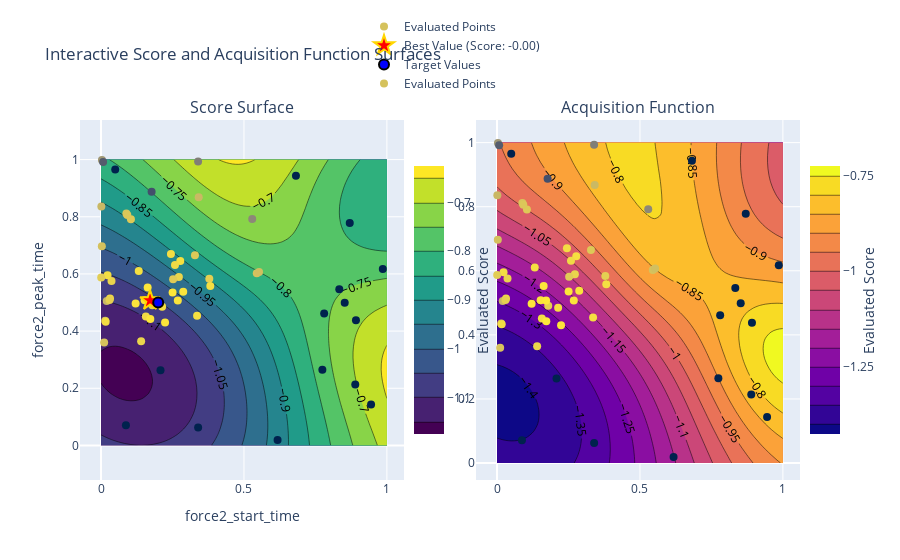

Notebook cell for this chart:
### Code cell
def visualize_score_and_acquisition_with_targets(optimizer):
    param_x = 'force2_start_time'
    param_y = 'force2_peak_time'

    # Define the target values
    force2_start_time_target = 0.2
    force2_peak_time_target = 0.5
    force2_peak_force_target = 0.8
    force2_end_time_target = 0.7

    # Generate a grid for two parameters
    x_vals = np.linspace(pbounds[param_x][0], pbounds[param_x][1], 50)
    y_vals = np.linspace(pbounds[param_y][0], pbounds[param_y][1], 50)
    scores = np.zeros((len(x_vals), len(y_vals)))
    stds = np.zeros((len(x_vals), len(y_vals)))
    acquisition_values = np.zeros((len(x_vals), len(y_vals)))

    # Populate grid with GP predictions and acquisition function values
    for i, x in enumerate(x_vals):
        for j, y in enumerate(y_vals):
            params = {param_x: x, param_y: y}
            # Predict the score and standard deviation
            curr_score, curr_std = optimizer._gp.predict(
            [[x, y, force2_peak_force_target, force2_end_time_target]], 
            return_std=True)
            scores[i, j] = curr_score.item()
            stds[i, j] = curr_std.item()
            
            # Calculate acquisition value (using Expected Improvement as an example)
            mean = curr_score.item()
            sigma = curr_std.item()
            best_so_far = optimizer.max["target"]
            acquisition_values[i, j] = mean-sigma
            # z = (mean - best_so_far) / sigma if sigma > 0 else 0
            # acquisition_values[i, j] = sigma * norm.cdf(z) + (mean - best_so_far) * norm.pdf(z) if sigma > 0 else 0

    # Extract evaluated points
    evaluated_x = [res["params"][param_x] for res in optimizer.res]
    evaluated_y = [res["params"][param_y] for res in optimizer.res]
    evaluated_scores = [res["target"] for res in optimizer.res]

    # Extract the best point
    best_params = optimizer.max["params"]
    best_x = best_params[param_x]
    best_y = best_params[param_y]
    best_score = optimizer.max["target"]

    # Create the interactive plot for score surface
    fig = make_subplots(rows=1, cols=2, subplot_titles=("Score Surface", "Acquisition Function"))

    # Add the score surface
    fig.add_trace(
        go.Contour(
            x=x_vals, y=y_vals, z=scores.T,
            colorscale="Viridis",
            colorbar=dict(
                title="Evaluated Score",
                titleside="right",
                x=0.45,  # Move evaluated points colorbar further right
                len=0.8  # Adjust colorbar length
            ),
            contours=dict(showlabels=True),
        ),
        row=1, col=1
    )

    # Add evaluated points to the score surface
    fig.add_trace(
        go.Scatter(
            x=evaluated_x, y=evaluated_y,
            mode='markers',
            marker=dict(
                size=8,
                color=evaluated_scores,
                colorscale="Cividis",
                showscale=False
            ),
            name="Evaluated Points"
        ),
        row=1, col=1
    )

    # Add the best point to the score surface
    fig.add_trace(
        go.Scatter(
            x=[best_x], y=[best_y],
            mode='markers',
            marker=dict(
                size=15,
                color='red',
                symbol='star',
                line=dict(width=2, color='gold')
            ),
            name=f"Best Value (Score: {best_score:.2f})"
        ),
        row=1, col=1
    )

    # Add the target point to the score surface
    fig.add_trace(
        go.Scatter(
            x=[force2_start_time_target], y=[force2_peak_time_target],
            mode='markers',
            marker=dict(
                size=10,
                color='blue',
                symbol='circle',
                line=dict(width=2, color='black')
            ),
            name="Target Values"
        ),
        row=1, col=1
    )

    # Add the acquisition function surface
    fig.add_trace(
        go.Contour(
            x=x_vals, y=y_vals, z=acquisition_values.T,
            colorscale="Plasma",
            colorbar=dict(
                title="Evaluated Score",
                titleside="right",
                x=1.0,  # Move evaluated points colorbar further right
                len=0.8  # Adjust colorbar length
            ),
            contours=dict(showlabels=True),
        ),
        row=1, col=2
    )

    # Add evaluated points to the acquisition function surface
    fig.add_trace(
        go.Scatter(
            x=evaluated_x, y=evaluated_y,
            mode='markers',
            marker=dict(
                size=8,
                color=evaluated_scores,
                colorscale="Cividis",
                showscale=False
            ),
            name="Evaluated Points"
        ),
        row=1, col=2
    )

    # Update layout for square appearance in the acquisition function plot
    fig.update_layout(
        title="Interactive Score and Acquisition Function Surfaces",
        xaxis_title=param_x,
        yaxis_title=param_y,
        xaxis=dict(scaleanchor="y"),
        yaxis=dict(scaleanchor="x"),
        template="plotly",
        legend=dict(yanchor="top", y=1.3, xanchor="left", x=0.4),
        showlegend=True,
    )

    # Show the plot
    iplot(fig)

# Example usage:
visualize_score_and_acquisition_with_targets(optimizer)

### Figure 1 — Plotly figure (JSON) as saved in the notebook; plotly's stock layout.template omitted (floating-point values rounded to 4 significant figures; data arrays with more than 128 entries replaced by an {"elided": "..."} marker saying what was removed)
{"data": [{"colorbar": {"len": 0.8, "title": {"side": "right", "text": "Evaluated Score"}, "x": 0.45}, "colorscale": [[0, "#440154"], [0.1111, "#482878"], [0.2222, "#3e4989"], [0.3333, "#31688e"], [0.4444, "#26828e"], [0.5556, "#1f9e89"], [0.6667, "#35b779"], [0.7778, "#6ece58"], [0.8889, "#b5de2b"], [1, "#fde725"]], "contours": {"showlabels": true}, "type": "contour", "x": [0, 0.02041, 0.04082, 0.06122, 0.08163, 0.102, 0.1224, 0.1429, 0.1633, 0.1837, 0.2041, 0.2245, 0.2449, 0.2653, 0.2857, 0.3061, 0.3265, 0.3469, 0.3673, 0.3878, 0.4082, 0.4286, 0.449, 0.4694, 0.4898, 0.5102, 0.5306, 0.551, 0.5714, 0.5918, 0.6122, 0.6327, 0.6531, 0.6735, 0.6939, 0.7143, 0.7347, 0.7551, 0.7755, 0.7959, 0.8163, 0.8367, 0.8571, 0.8776, 0.898, 0.9184, 0.9388, 0.9592, 0.9796, 1], "xaxis": "x", "y": [0, 0.02041, 0.04082, 0.06122, 0.08163, 0.102, 0.1224, 0.1429, 0.1633, 0.1837, 0.2041, 0.2245, 0.2449, 0.2653, 0.2857, 0.3061, 0.3265, 0.3469, 0.3673, 0.3878, 0.4082, 0.4286, 0.449, 0.4694, 0.4898, 0.5102, 0.5306, 0.551, 0.5714, 0.5918, 0.6122, 0.6327, 0.6531, 0.6735, 0.6939, 0.7143, 0.7347, 0.7551, 0.7755, 0.7959, 0.8163, 0.8367, 0.8571, 0.8776, 0.898, 0.9184, 0.9388, 0.9592, 0.9796, 1], "yaxis": "y", "z": {"elided": "50x50 float values"}}, {"marker": {"color": [-0.1596, -1, -0.4363, -1, -1, -1, -1, -1, -1, -1, -0.1731, -0.1044, -1, -0.7463, -0.03396, -0.1263, -0.3574, -1, -0.2047, -0.6753, -0.2089, -0.08455, -0.4863, -0.04461, -1, -0.1616, -0.07941, -0.147, -0.01888, -1, -0.1109, -0.1981, -0.1294, -1, -0.06558, -0.04772, -0.05855, -0.1179, -0.01675, -0.07876, -1, -0.1535, -0.0397, -0.01794, -1, -0.153, -0.135, -0.04659, -0.1007, -0.09772, -0.05484, -0.004058, -0.04142, -0.01169, -0.03943, -0.01024, -0.03745, -0.01874, -0.009807, -0.006129], "colorscale": [[0, "#00224e"], [0.1111, "#123570"], [0.2222, "#3b496c"], [0.3333, "#575d6d"], [0.4444, "#707173"], [0.5556, "#8a8678"], [0.6667, "#a59c74"], [0.7778, "#c3b369"], [0.8889, "#e1cc55"], [1, "#fee838"]], "showscale": false, "size": 8}, "mode": "markers", "name": "Evaluated Points", "type": "scatter", "x": [0.5449, 0.8918, 0.5289, 0.08713, 0.87, 0.7805, 0.9447, 0.7742, 0.6176, 0.6818, 0.5528, 0.3787, 0.2081, 0.1769, 0.2773, 0.1046, 0.00324, 0.8335, 0.001155, 0.0074, 0.01993, 0.03669, 0.3396, 0.0228, 0.3397, 0.002808, 0.2724, 0.0886, 0.2876, 0.9857, 0.00062, 0.3417, 0.3286, 0.04967, 0.03146, 0.2445, 0.2587, 0.2522, 0.121, 0.1403, 0.8894, 0.01457, 0.3361, 0.1527, 0.8524, 0.01098, 0.09201, 0.01631, 0.02969, 0.1792, 0.1568, 0.1716, 0.3822, 0.224, 0.2138, 0.1632, 0.132, 0.2687, 0.1724, 0.2504], "xaxis": "x", "y": [0.6028, 0.4376, 0.7917, 0.07104, 0.7782, 0.4615, 0.1434, 0.2646, 0.01879, 0.9437, 0.6069, 0.5834, 0.2635, 0.8874, 0.6456, 0.7913, 0.9988, 0.5462, 0.8359, 0.9914, 0.5054, 0.5756, 0.9932, 0.5957, 0.06252, 0.6969, 0.589, 0.8115, 0.5375, 0.6172, 0.5871, 0.8679, 0.665, 0.9648, 0.5137, 0.67, 0.6314, 0.5815, 0.4968, 0.3643, 0.2136, 0.4358, 0.4538, 0.5079, 0.4988, 0.3601, 0.8061, 0.4329, 0.5085, 0.4908, 0.4507, 0.507, 0.5576, 0.4297, 0.4849, 0.5523, 0.6105, 0.5073, 0.4421, 0.5353], "yaxis": "y"}, {"marker": {"color": "red", "line": {"color": "gold", "width": 2}, "size": 15, "symbol": "star"}, "mode": "markers", "name": "Best Value (Score: -0.00)", "type": "scatter", "x": [0.1716], "xaxis": "x", "y": [0.507], "yaxis": "y"}, {"marker": {"color": "blue", "line": {"color": "black", "width": 2}, "size": 10, "symbol": "circle"}, "mode": "markers", "name": "Target Values", "type": "scatter", "x": [0.2], "xaxis": "x", "y": [0.5], "yaxis": "y"}, {"colorbar": {"len": 0.8, "title": {"side": "right", "text": "Evaluated Score"}, "x": 1}, "colorscale": [[0, "#0d0887"], [0.1111, "#46039f"], [0.2222, "#7201a8"], [0.3333, "#9c179e"], [0.4444, "#bd3786"], [0.5556, "#d8576b"], [0.6667, "#ed7953"], [0.7778, "#fb9f3a"], [0.8889, "#fdca26"], [1, "#f0f921"]], "contours": {"showlabels": true}, "type": "contour", "x": [0, 0.02041, 0.04082, 0.06122, 0.08163, 0.102, 0.1224, 0.1429, 0.1633, 0.1837, 0.2041, 0.2245, 0.2449, 0.2653, 0.2857, 0.3061, 0.3265, 0.3469, 0.3673, 0.3878, 0.4082, 0.4286, 0.449, 0.4694, 0.4898, 0.5102, 0.5306, 0.551, 0.5714, 0.5918, 0.6122, 0.6327, 0.6531, 0.6735, 0.6939, 0.7143, 0.7347, 0.7551, 0.7755, 0.7959, 0.8163, 0.8367, 0.8571, 0.8776, 0.898, 0.9184, 0.9388, 0.9592, 0.9796, 1], "xaxis": "x2", "y": [0, 0.02041, 0.04082, 0.06122, 0.08163, 0.102, 0.1224, 0.1429, 0.1633, 0.1837, 0.2041, 0.2245, 0.2449, 0.2653, 0.2857, 0.3061, 0.3265, 0.3469, 0.3673, 0.3878, 0.4082, 0.4286, 0.449, 0.4694, 0.4898, 0.5102, 0.5306, 0.551, 0.5714, 0.5918, 0.6122, 0.6327, 0.6531, 0.6735, 0.6939, 0.7143, 0.7347, 0.7551, 0.7755, 0.7959, 0.8163, 0.8367, 0.8571, 0.8776, 0.898, 0.9184, 0.9388, 0.9592, 0.9796, 1], "yaxis": "y2", "z": {"elided": "50x50 float values"}}, {"marker": {"color": [-0.1596, -1, -0.4363, -1, -1, -1, -1, -1, -1, -1, -0.1731, -0.1044, -1, -0.7463, -0.03396, -0.1263, -0.3574, -1, -0.2047, -0.6753, -0.2089, -0.08455, -0.4863, -0.04461, -1, -0.1616, -0.07941, -0.147, -0.01888, -1, -0.1109, -0.1981, -0.1294, -1, -0.06558, -0.04772, -0.05855, -0.1179, -0.01675, -0.07876, -1, -0.1535, -0.0397, -0.01794, -1, -0.153, -0.135, -0.04659, -0.1007, -0.09772, -0.05484, -0.004058, -0.04142, -0.01169, -0.03943, -0.01024, -0.03745, -0.01874, -0.009807, -0.006129], "colorscale": [[0, "#00224e"], [0.1111, "#123570"], [0.2222, "#3b496c"], [0.3333, "#575d6d"], [0.4444, "#707173"], [0.5556, "#8a8678"], [0.6667, "#a59c74"], [0.7778, "#c3b369"], [0.8889, "#e1cc55"], [1, "#fee838"]], "showscale": false, "size": 8}, "mode": "markers", "name": "Evaluated Points", "type": "scatter", "x": [0.5449, 0.8918, 0.5289, 0.08713, 0.87, 0.7805, 0.9447, 0.7742, 0.6176, 0.6818, 0.5528, 0.3787, 0.2081, 0.1769, 0.2773, 0.1046, 0.00324, 0.8335, 0.001155, 0.0074, 0.01993, 0.03669, 0.3396, 0.0228, 0.3397, 0.002808, 0.2724, 0.0886, 0.2876, 0.9857, 0.00062, 0.3417, 0.3286, 0.04967, 0.03146, 0.2445, 0.2587, 0.2522, 0.121, 0.1403, 0.8894, 0.01457, 0.3361, 0.1527, 0.8524, 0.01098, 0.09201, 0.01631, 0.02969, 0.1792, 0.1568, 0.1716, 0.3822, 0.224, 0.2138, 0.1632, 0.132, 0.2687, 0.1724, 0.2504], "xaxis": "x2", "y": [0.6028, 0.4376, 0.7917, 0.07104, 0.7782, 0.4615, 0.1434, 0.2646, 0.01879, 0.9437, 0.6069, 0.5834, 0.2635, 0.8874, 0.6456, 0.7913, 0.9988, 0.5462, 0.8359, 0.9914, 0.5054, 0.5756, 0.9932, 0.5957, 0.06252, 0.6969, 0.589, 0.8115, 0.5375, 0.6172, 0.5871, 0.8679, 0.665, 0.9648, 0.5137, 0.67, 0.6314, 0.5815, 0.4968, 0.3643, 0.2136, 0.4358, 0.4538, 0.5079, 0.4988, 0.3601, 0.8061, 0.4329, 0.5085, 0.4908, 0.4507, 0.507, 0.5576, 0.4297, 0.4849, 0.5523, 0.6105, 0.5073, 0.4421, 0.5353], "yaxis": "y2"}], "layout": {"annotations": [{"font": {"size": 16}, "showarrow": false, "text": "Score Surface", "x": 0.225, "xanchor": "center", "xref": "paper", "y": 1, "yanchor": "bottom", "yref": "paper"}, {"font": {"size": 16}, "showarrow": false, "text": "Acquisition Function", "x": 0.775, "xanchor": "center", "xref": "paper", "y": 1, "yanchor": "bottom", "yref": "paper"}], "legend": {"x": 0.4, "xanchor": "left", "y": 1.3, "yanchor": "top"}, "showlegend": true, "title": {"text": "Interactive Score and Acquisition Function Surfaces"}, "xaxis": {"anchor": "y", "domain": [0, 0.45], "scaleanchor": "y", "title": {"text": "force2_start_time"}}, "xaxis2": {"anchor": "y2", "domain": [0.55, 1]}, "yaxis": {"anchor": "x", "domain": [0, 1], "scaleanchor": "x", "title": {"text": "force2_peak_time"}}, "yaxis2": {"anchor": "x2", "domain": [0, 1]}}}
